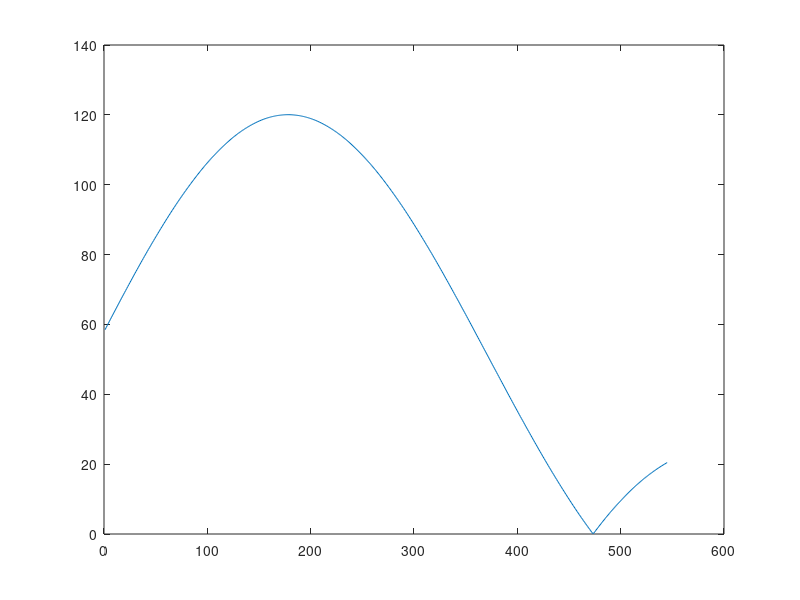

The MATLAB source for this figure:
clc; close all; clear all;

fs = 48000;
T = 1/fs;
A = 0.5;
f = 4000;
DCoff = 1.5;
N = 480;
t = (0:N-1)*T;

x = DCoff + A*sin(2*pi*f*t); x = x';

m = N;
n = 1;
k = 545;
f1 = 42/512; f2 = 44/512;
a = exp(1j*2*pi*f1);
w = exp(-1j*2*pi*(f2-f1)/k);

%------- Length for power-of-two fft.
nfft = 2^nextpow2(m+k-1);
%------- Premultiply data.
kk = ( (-m+1):max(k-1,m-1) ).';
kk2 = (kk .^ 2) ./ 2;
ww = w .^ (kk2);    % <----- Chirp filter is 1./ww
nn = (0:(m-1))';
aa = a .^ ( -nn );
aa = aa.*ww(m+nn);
y = x .* aa(:,ones(1,n));
%------- Fast convolution via FFT.
fy = fft( y, nfft );
fv = fft( 1 ./ ww(1:(k-1+m)), nfft );  % <----- Chirp filter.
fy = fy .* fv(:,ones(1, n));
g = ifft(fy);
%------- Final multiply.
g = g( m:(m+k-1), : ) .* ww(m:(m+k-1),ones(1, n));

g = abs(g);
figure, plot(g)
[~, maxidx] = max(g);
fprintf("GZT maxidx, f: %d, %f\n", maxidx-1, f1*fs+(maxidx-1)*(f2-f1)*fs/k);

chrp = zeros(1, 2*k);
for i = 0:k-1
    chrp(2*i+1) = real(w^(i*i/2));
    chrp(2*i+2) = imag(w^(i*i/2));
end

fprintf("{");
for i = 1:2*k
    if(i == 2*k)
        fprintf("%f", chrp(i));
    else
        fprintf("%f, ", chrp(i));
    end
    
    if(mod(i, 100) == 0)
        fprintf("\n");
    end
end
fprintf("};");
